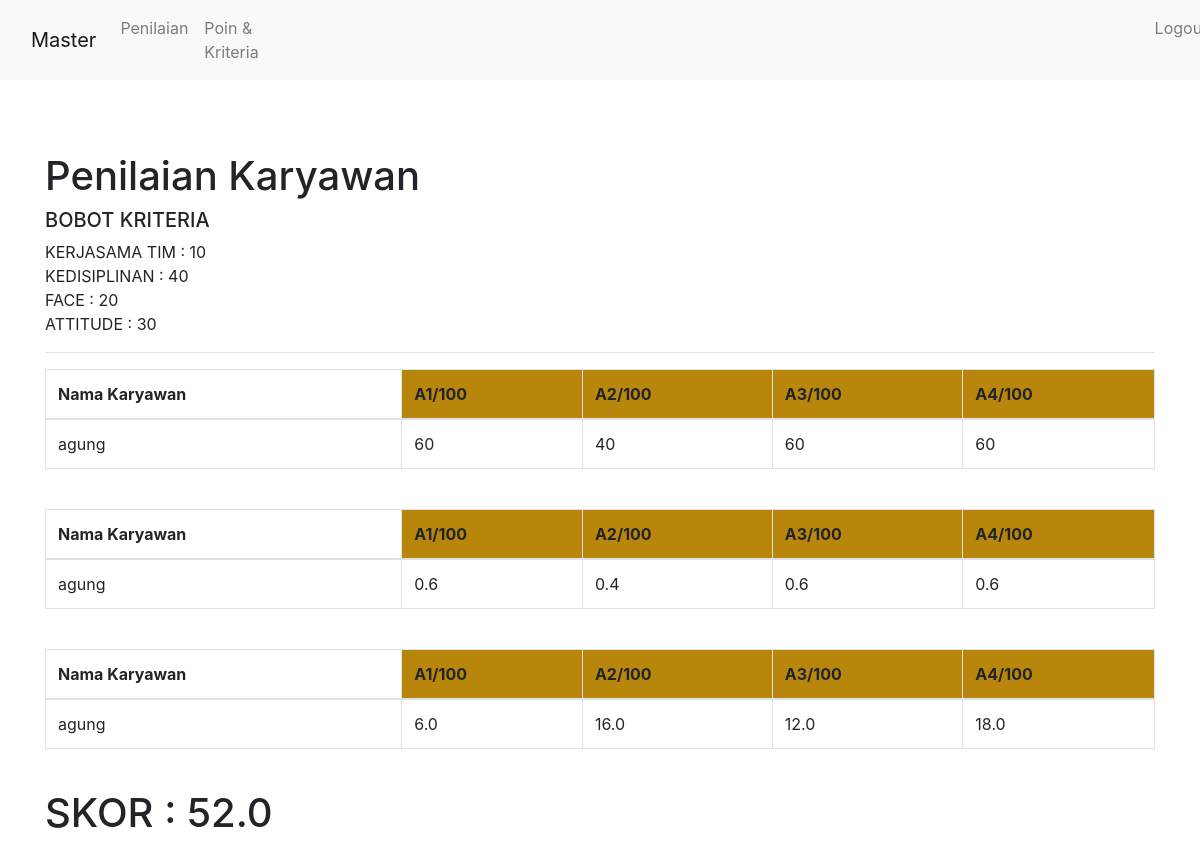
/dashboard/rincian-nilai/4/ (signed in), run on the app's committed database.
### nilai/models.py (models this page shows, shortened)
class  Data_Kriteria(models.Model):
    list_attr = (
        ('cost','cost'),
        ('benefit','benefit')
    )
    kode_kriteria = models.CharField(max_length=2)
    nama_kriteria = models.CharField(max_length=100)
    attribut = models.CharField(max_length=100,choices=list_attr)
    bobot = models.IntegerField()

class Data_Nilai_Karyawan(models.Model):
    karyawan = models.ForeignKey(Data_Karyawan, on_delete=models.CASCADE,related_name='karyawan')
    kriteria = models.ForeignKey(Data_Kriteria, on_delete=models.CASCADE,null=True)
    nilai = models.IntegerField(null=True)
    def nilai_max(self):
        mv = Data_Nilai_Karyawan.objects.filter(kriteria=self.kriteria).aggregate(Max('nilai'))['nilai__max']
        return mv
    def normalisasi1(self):
        if self.kriteria.attribut == 'benefit':
            return (self.nilai / int(Data_Nilai_Karyawan.objects.filter(kriteria=self.kriteria).aggregate(Max('nilai'))['nilai__max']))
        return (self.nilai / int(Data_Nilai_Karyawan.objects.filter(kriteria=self.kriteria).aggregate(Min('nilai'))['nilai__min']))
    def normalisasi2(self):
        if self.kriteria.attribut == 'benefit':
            return (self.nilai / int(Data_Nilai_Karyawan.objects.filter(kriteria=self.kriteria).aggregate(Max('nilai'))['nilai__max'])) * self.kriteria.bobot
        return (self.nilai / int(Data_Nilai_Karyawan.objects.filter(kriteria=self.kriteria).aggregate(Min('nilai'))['nilai__min'])) * self.kriteria.bobot

class Data_Karyawan(models.Model):
    nama = models.CharField(max_length=100)
    no_induk = models.CharField(max_length=100)
    tanggal_lahir = models.DateField()
    alamat = models.CharField(max_length=100)
    pendidikan = models.CharField(max_length=100)
    jabatan = models.CharField(max_length=100)
    no_telp = models.CharField(max_length=100)
    skor = models.FloatField(null=True,blank=True)

### nilai/views.py (the view)
# urls.py: path('rincian-nilai/<str:id>/',login_required(rincian_nilai,login_url='login'), name='rincian-nilai'),
def rincian_nilai(r,id):
    karyawan = Data_Karyawan.objects.get(id=id)
    data_nilai =Data_Nilai_Karyawan.objects.filter(karyawan=karyawan)
    data_kriteria = Data_Kriteria.objects.all()
    context = {
        'karyawan':karyawan,
        'a': data_kriteria,
        'c': data_nilai
    }
    return render(r,'rincian_nilai.html',context)

### templates/rincian_nilai.html
{% extends "snippets/base.html" %}
{% block  content %}
<div class="container">
    <br>
    <div class="row">
        <div class="col">
            <h1>Penilaian Karyawan</h1>
            <h5>BOBOT KRITERIA</h5>
            {% for x in a  %}
            	{{x.nama_kriteria}} : {{x.bobot}}<br>
            {% endfor  %}
        </div>
        <div class="col  text-right">
        </div>
    </div>
    <hr>
    <table class="table table-bordered">
        <thead>
        <tr>
            <th>Nama Karyawan</th>
            {% for x in c %}
            <th scope="col" style="background-color:DarkGoldenRod">{{x.kriteria.kode_kriteria}}/{{x.nilai_max|floatformat:"0"}}</th>
            {% endfor %}
        </tr>
        </thead>
        <tbody>
        <tr>
            <td>{{karyawan.nama}}</td>
            {% for z in c %}
            <td>{{z.nilai}}</td>
            {% endfor %}
        </tr>
        </tbody>
    </table>
    <br>
    <table class="table table-bordered">
        <thead>
        <tr>
            <th>Nama Karyawan</th>
            {% for x in c %}
            <th scope="col" style="background-color:DarkGoldenRod">{{x.kriteria.kode_kriteria}}/{{x.nilai_max|floatformat:"0"}}</th>
            {% endfor %}
        </tr>
        </thead>
        <tbody>
        <tr>
            <td>{{karyawan.nama}}</td>
            {% for z in c %}
            <td>{{z.normalisasi1}}</td>
            {% endfor %}
        </tr>
        </tbody>
    </table>
    <br>
    <table class="table table-bordered">
        <thead>
        <tr>
            <th>Nama Karyawan</th>
            {% for x in c %}
            <th scope="col" style="background-color:DarkGoldenRod">{{x.kriteria.kode_kriteria}}/{{x.nilai_max|floatformat:"0"}}</th>
            {% endfor %}
        </tr>
        </thead>
        <tbody>
        <tr>
            <td>{{karyawan.nama}}</td>
            {% for z in c %}
            <td>{{z.normalisasi2}}</td>
            {% endfor %}
        </tr>
        </tbody>
    </table>
    <br>
    <h1>SKOR : {{karyawan.skor}}</h1>
    <br><br><br><br><br>
</div>
{% endblock content %}

### data on the page
Data_Kriteria: nama_kriteria "KERJASAMA TIM", bobot "10"
Data_Kriteria: nama_kriteria "KEDISIPLINAN", bobot "40"
Data_Kriteria: nama_kriteria "FACE", bobot "20"
Data_Kriteria: nama_kriteria "ATTITUDE", bobot "30"
Data_Nilai_Karyawan: kriteria.kode_kriteria "A1", nilai_max "100", nilai "60", normalisasi1 "0.6", normalisasi2 "6.0"
Data_Nilai_Karyawan: kriteria.kode_kriteria "A2", nilai_max "100", nilai "40", normalisasi1 "0.4", normalisasi2 "16.0"
Data_Nilai_Karyawan: kriteria.kode_kriteria "A3", nilai_max "100", nilai "60", normalisasi1 "0.6", normalisasi2 "12.0"
Data_Nilai_Karyawan: kriteria.kode_kriteria "A4", nilai_max "100", nilai "60", normalisasi1 "0.6", normalisasi2 "18.0"
Data_Karyawan: nama "agung", skor "52.0"
